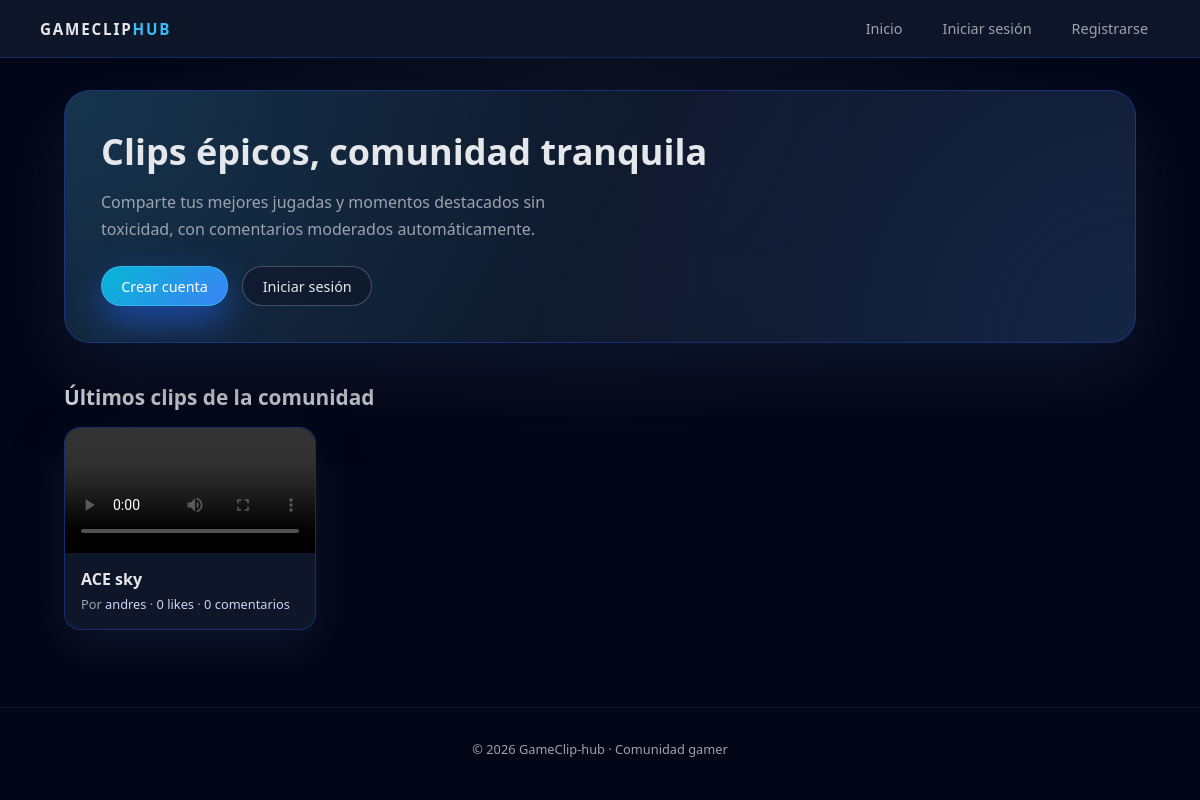
Before: / with the older database file.
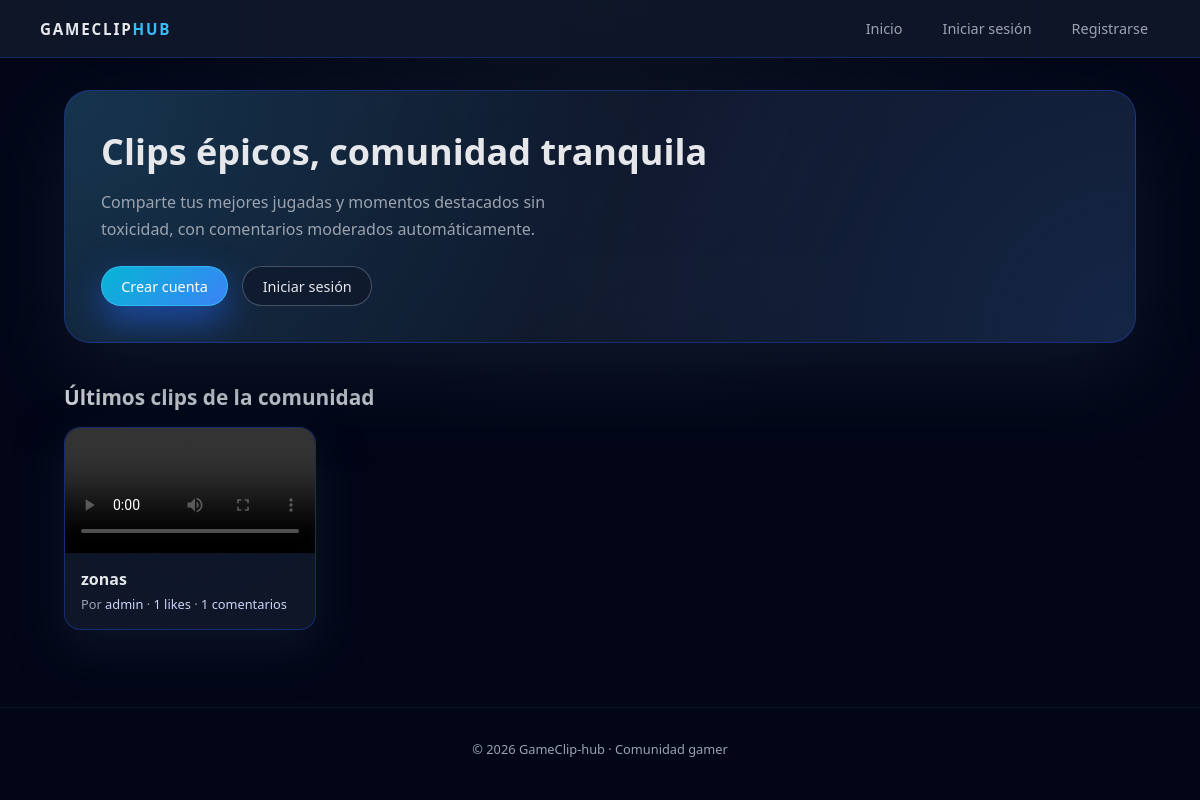
After: the same page with the newer database file.
### tables this page shows
CREATE TABLE clips (
      id INTEGER PRIMARY KEY AUTOINCREMENT,
      user_id INTEGER NOT NULL,
      title TEXT NOT NULL,
      filename TEXT NOT NULL,
      created_at DATETIME DEFAULT CURRENT_TIMESTAMP,
      FOREIGN KEY (user_id) REFERENCES users(id)
    );

CREATE TABLE users (
      id INTEGER PRIMARY KEY AUTOINCREMENT,
      username TEXT UNIQUE NOT NULL,
      password_hash TEXT NOT NULL,
      role TEXT NOT NULL CHECK (role IN ('user', 'admin'))
    );

### app.py (the view)
    @app.route("/")
    def index():
        db = get_db()
        clips = db.execute(
            """
            SELECT
              clips.id, clips.title, clips.filename, clips.created_at,
              users.username,
              (SELECT COUNT(*) FROM likes WHERE likes.clip_id = clips.id) AS likeCount,
              (SELECT COUNT(*) FROM comments WHERE comments.clip_id = clips.id) AS commentCount
            FROM clips
            JOIN users ON users.id = clips.user_id
            ORDER BY clips.created_at DESC
            """
        ).fetchall()
        return render_template("index.html", clips=clips)

### app.py (called while the page is built)
def get_db() -> sqlite3.Connection:
    if "db" not in g:
        conn = sqlite3.connect(DB_PATH)
        conn.row_factory = sqlite3.Row
        conn.execute("PRAGMA foreign_keys = ON;")
        g.db = conn
    return g.db

### templates/index.html
{% extends "base.html" %}
{% block content %}
<section class="hero">
  <div class="hero-content">
    <h1>Clips épicos, comunidad tranquila</h1>
    <p>Comparte tus mejores jugadas y momentos destacados sin toxicidad, con comentarios moderados automáticamente.</p>
    {% if not current_user %}
      <div class="hero-actions">
        <a href="{{ url_for('register') }}" class="btn primary">Crear cuenta</a>
        <a href="{{ url_for('login') }}" class="btn ghost">Iniciar sesión</a>
      </div>
    {% else %}
      <div class="hero-actions">
        <a href="{{ url_for('new_clip') }}" class="btn primary">Subir nuevo clip</a>
      </div>
    {% endif %}
  </div>
</section>
<section class="clips-section">
  <h2>Últimos clips de la comunidad</h2>
  {% if not clips or clips|length == 0 %}
    <p class="empty-state">Aún no hay clips publicados. ¡Sé el primero en compartir tu jugada!</p>
  {% else %}
    <div class="clips-grid">
      {% for clip in clips %}
        <article class="clip-card">
          <video class="clip-video" controls src="{{ url_for('uploaded_file', filename=clip['filename']) }}"></video>
          <div class="clip-body">
            <h3><a href="{{ url_for('clip_detail', clip_id=clip['id']) }}">{{ clip["title"] }}</a></h3>
            <p class="clip-meta">
              Por <span>{{ clip["username"] }}</span> ·
              <span>{{ clip["likeCount"] }} likes</span> ·
              <span>{{ clip["commentCount"] }} comentarios</span>
            </p>
          </div>
        </article>
      {% endfor %}
    </div>
  {% endif %}
</section>
{% endblock %}

### templates/base.html (shortened to what this page needs)
<!DOCTYPE html>
<html lang="es">
  <head>
    <link rel="stylesheet" href="{{ url_for('static', filename='css/styles.css') }}" />
  </head>
  <body>
    <header class="main-header">
      <div class="logo">GameClip<span>hub</span></div>
      <nav class="nav">
        <a href="{{ url_for('index') }}">Inicio</a>
        {% if current_user %}
          <a href="{{ url_for('new_clip') }}">Subir clip</a>
          {% if current_user.role == 'admin' %}
            <a href="{{ url_for('admin_panel') }}">Panel admin</a>
          {% endif %}
          <form action="{{ url_for('logout') }}" method="POST" class="inline-form">
            <button type="submit">Cerrar sesión ({{ current_user.username }})</button>
          </form>
        {% else %}
          <a href="{{ url_for('login') }}">Iniciar sesión</a>
          <a href="{{ url_for('register') }}">Registrarse</a>
        {% endif %}
      </nav>
    </header>
    <main class="container">
      {% block content %}{% endblock %}
    </main>
    <footer class="main-footer">
      <p>&copy; {{ now_year }} GameClip-hub · Comunidad gamer</p>
    </footer>
  </body>
</html>

### static/css/styles.css (style rules this page uses)
:root { --bg-main: #050816; --bg-elevated: #0b1020; --bg-soft: #111827; --accent: #38bdf8; --accent-soft: rgba(56, 189, 248, 0.15); --accent-strong: #0ea5e9; --text-main: #e5e7eb; --text-muted: #9ca3af; --danger: #f97373; --border-subtle: #1f2937; --radius-lg: 16px; --radius-md: 10px; --shadow-soft: 0 18px 45px rgba(15, 23, 42, 0.85); }
*, *::before, *::after { box-sizing: border-box; }
body { margin: 0; font-family: system-ui, -apple-system, BlinkMacSystemFont, 'Segoe UI', sans-serif; background: radial-gradient(circle at top, #0b1120 0, #020617 45%, #020617 100%); color: var(--text-main); min-height: 100vh; display: flex; flex-direction: column; }
a { color: var(--accent); text-decoration: none; }
.main-header { position: sticky; top: 0; z-index: 20; display: flex; align-items: center; justify-content: space-between; padding: 0.85rem 2.5rem; background: linear-gradient(to right, rgba(15, 23, 42, 0.96), rgba(15, 23, 42, 0.92)); border-bottom: 1px solid rgba(30, 64, 175, 0.45); backdrop-filter: blur(16px); }
.logo { font-weight: 800; letter-spacing: 0.12em; text-transform: uppercase; font-size: 0.95rem; color: var(--text-main); }
.logo span { color: var(--accent); }
.nav { display: flex; gap: 1rem; align-items: center; font-size: 0.9rem; }
.nav a { color: var(--text-muted); padding: 0.35rem 0.75rem; border-radius: 999px; transition: background 0.15s ease, color 0.15s ease, transform 0.1s ease; }
.container { flex: 1; width: min(1120px, 100%); margin: 2rem auto 3rem; padding: 0 1.5rem; }
.main-footer { padding: 1.25rem 2rem 1.8rem; text-align: center; font-size: 0.8rem; color: var(--text-muted); background: radial-gradient(circle at top, #020617 0, #020617 100%); border-top: 1px solid rgba(15, 23, 42, 0.95); }
.hero { display: grid; grid-template-columns: minmax(0, 1.2fr); gap: 1.5rem; padding: 2.25rem; border-radius: 26px; background: radial-gradient(circle at top left, rgba(56, 189, 248, 0.18), transparent 55%), radial-gradient(circle at bottom right, rgba(59, 130, 246, 0.14), transparent 55%), linear-gradient(135deg, rgba(15, 23, 42, 0.96), rgba(15, 23, 42, 0.97)); box-shadow: 0 28px 80px rgba(15, 23, 42, 0.95); border: 1px solid rgba(30, 64, 175, 0.55); position: relative; overflow: hidden; }
.hero::before { content: ''; position: absolute; inset: 0; background-image: linear-gradient( 120deg, rgba(248, 250, 252, 0.06) 0, transparent 45%, rgba(226, 232, 240, 0.03) 60%, transparent 100% ); mask-image: radial-gradient(circle at top, black 0, transparent 65%); opacity: 0.8; pointer-events: none; }
.hero-content { position: relative; z-index: 1; }
.hero h1 { font-size: clamp(2.1rem, 3vw, 2.6rem); margin: 0 0 0.8rem; }
.hero p { margin: 0; color: var(--text-muted); max-width: 32rem; line-height: 1.65; }
.hero-actions { margin-top: 1.5rem; display: flex; gap: 0.9rem; flex-wrap: wrap; }
.btn { display: inline-flex; align-items: center; justify-content: center; gap: 0.4rem; padding: 0.6rem 1.2rem; border-radius: 999px; border: 1px solid transparent; font-size: 0.9rem; cursor: pointer; transition: transform 0.1s ease, box-shadow 0.15s ease, background 0.15s ease, border-color 0.15s ease; }
.btn.primary { background: linear-gradient(135deg, #06b6d4, #3b82f6); border-color: rgba(56, 189, 248, 0.8); color: white; box-shadow: 0 15px 35px rgba(37, 99, 235, 0.6); }
.btn.ghost { background: rgba(15, 23, 42, 0.7); border-color: rgba(148, 163, 184, 0.4); color: var(--text-main); }
.clips-section { margin-top: 2.5rem; }
.clips-section h2 { font-size: 1.3rem; margin-bottom: 1rem; }
.clips-grid { display: grid; grid-template-columns: repeat(auto-fill, minmax(240px, 1fr)); gap: 1.3rem; }
.clip-card { background: radial-gradient(circle at top, rgba(15, 23, 42, 0.9), rgba(15, 23, 42, 0.98)); border-radius: var(--radius-lg); overflow: hidden; box-shadow: var(--shadow-soft); border: 1px solid rgba(30, 64, 175, 0.55); display: flex; flex-direction: column; }
.clip-video { width: 100%; display: block; background: #020617; }
.clip-body { padding: 0.9rem 1rem 1rem; }
.clip-body h3 { margin: 0 0 0.35rem; font-size: 1rem; }
.clip-body h3 a { color: var(--text-main); }
.clip-meta { margin: 0; font-size: 0.8rem; color: var(--text-muted); }
.clip-meta span { color: #cbd5f5; }

Changed rows visible on the page:
no longer on this page (row unchanged): clips: title "ACE sky", username "andres", likeCount "0", commentCount "0"
added clips: title "zonas", username "admin", likeCount "1", commentCount "1"
